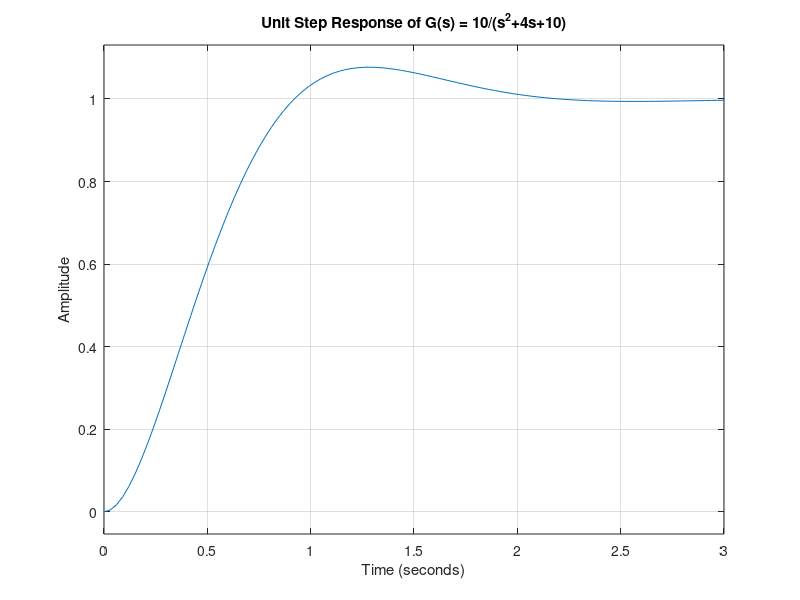
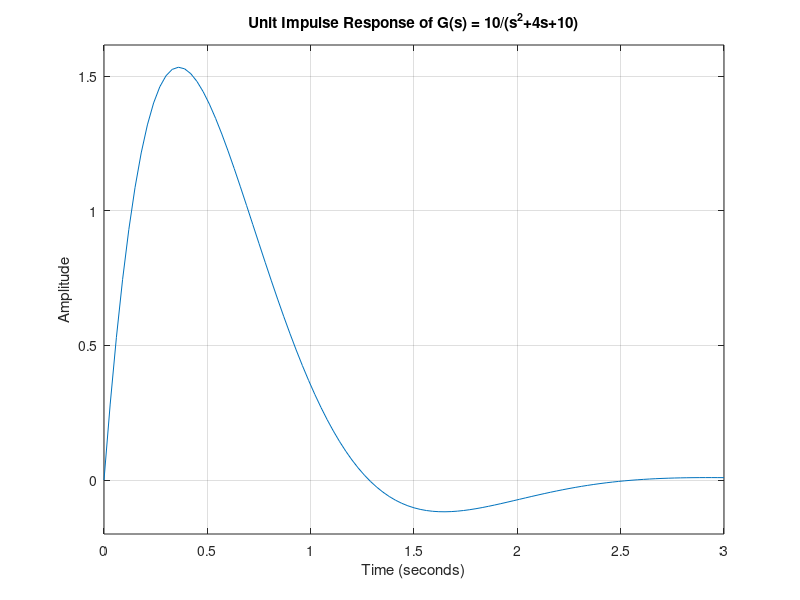
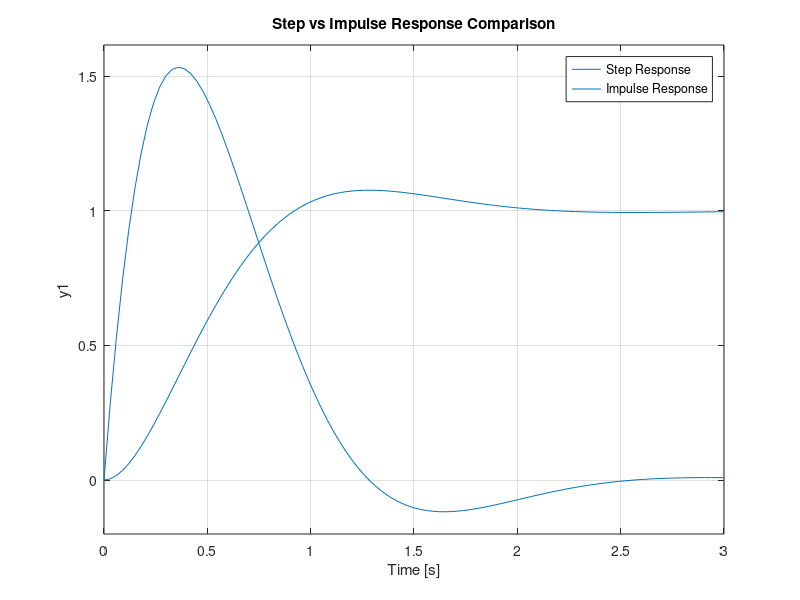

Recreate these plots in MATLAB, in order.
%% Experiment 1: Introduction to MATLAB and Simulink for Control System Modeling
% Systems Engineering Department, University of Lagos
% Control Theory I Lab

clear; clc; close all;

%% Step 2: Define transfer function G(s) = 10 / (s^2 + 4s + 10)
num = [10];
den = [1 4 10];
G = tf(num, den);
disp('Transfer Function G(s):');
G

%% Step 3: Plot unit step response
figure(1);
step(G);
xlabel('Time (seconds)');
ylabel('Amplitude');
title('Unit Step Response of G(s) = 10/(s^2+4s+10)');
grid on;

%% Step 4: Plot impulse response and compare
figure(2);
impulse(G);
xlabel('Time (seconds)');
ylabel('Amplitude');
title('Unit Impulse Response of G(s) = 10/(s^2+4s+10)');
grid on;

% Optional: overlay both for visual comparison
figure(3);
step(G); hold on;
impulse(G);
legend('Step Response', 'Impulse Response');
title('Step vs Impulse Response Comparison');
grid on;
